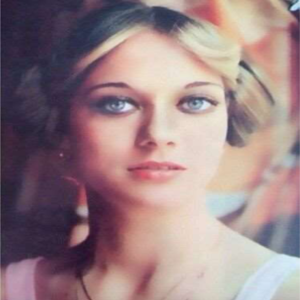
#> input picture resimler/resim1.png, 300 x 300 px, found by its file name
$ jupyter execute --allow-errors program.ipynb
#> lines starting #> are read from the running program, lines starting #| are printed output that depends on the picture
[cell 1]
import cv2
import dlib
import numpy as np
import random

######################################################
img1 = cv2.imread('resim1.png')
#> img1 is the input picture: shape (300, 300, 3); mean B, G, R 133.5, 129.9, 154
img_gray1 = cv2.cvtColor(img1, cv2.COLOR_BGR2GRAY)
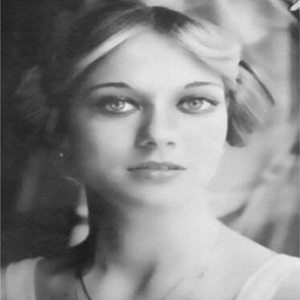
#> img_gray1: shape (300, 300); min 26, max 235, mean 137.5
img2 = cv2.imread('resim2.png')
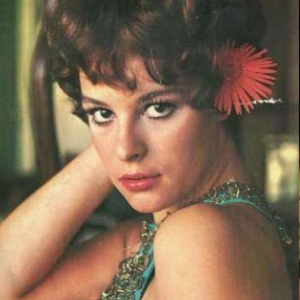
#> input picture resimler/resim2.png, 300 x 300 px, found by its file name
#> img2 is the input picture: shape (300, 300, 3); mean B, G, R 83.3, 105.2, 128.7
img_gray2 = cv2.cvtColor(img2, cv2.COLOR_BGR2GRAY)
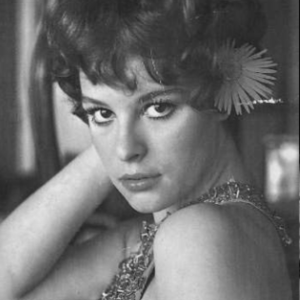
#> img_gray2: shape (300, 300); min 13, max 241, mean 109.8
img3 = cv2.imread('resim3.png')
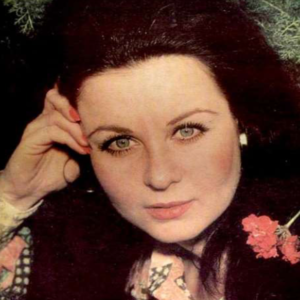
#> input picture resimler/resim3.png, 300 x 300 px, found by its file name
#> img3 is the input picture: shape (300, 300, 3); mean B, G, R 50.7, 63.1, 96.4
img_gray3 = cv2.cvtColor(img3, cv2.COLOR_BGR2GRAY)
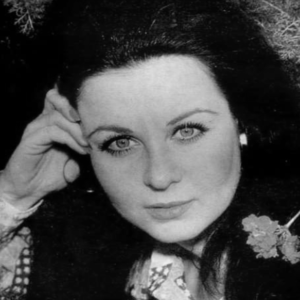
#> img_gray3: shape (300, 300); min 0, max 237, mean 71.6
img4 = cv2.imread('resim4.png')
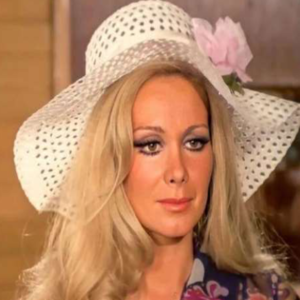
#> input picture resimler/resim4.png, 300 x 300 px, found by its file name
#> img4 is the input picture: shape (300, 300, 3); mean B, G, R 97.7, 131.3, 180.6
img_gray4 = cv2.cvtColor(img4, cv2.COLOR_BGR2GRAY)
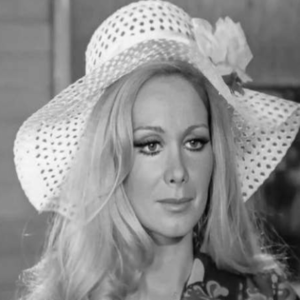
#> img_gray4: shape (300, 300); min 6, max 249, mean 142.2
img5 = cv2.imread('resim5.png')
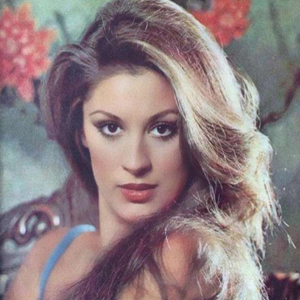
#> input picture resimler/resim5.png, 300 x 300 px, found by its file name
#> img5 is the input picture: shape (300, 300, 3); mean B, G, R 128.9, 125.9, 143.1
img_gray5 = cv2.cvtColor(img5, cv2.COLOR_BGR2GRAY)
img6 = cv2.imread('resim6.png')
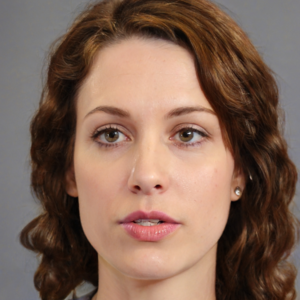
#> input picture resimler/resim6.png, 300 x 300 px, found by its file name
#> img6 is the input picture: shape (300, 300, 3); mean B, G, R 86.5, 101.1, 128.9
img_gray6 = cv2.cvtColor(img6, cv2.COLOR_BGR2GRAY)
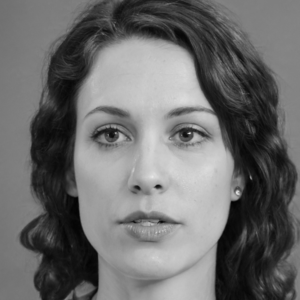
#> img_gray6: shape (300, 300); min 2, max 232, mean 107.8
img7 = cv2.imread('resim7.png')
#> (the rest of this cell did not finish here and is left out)
